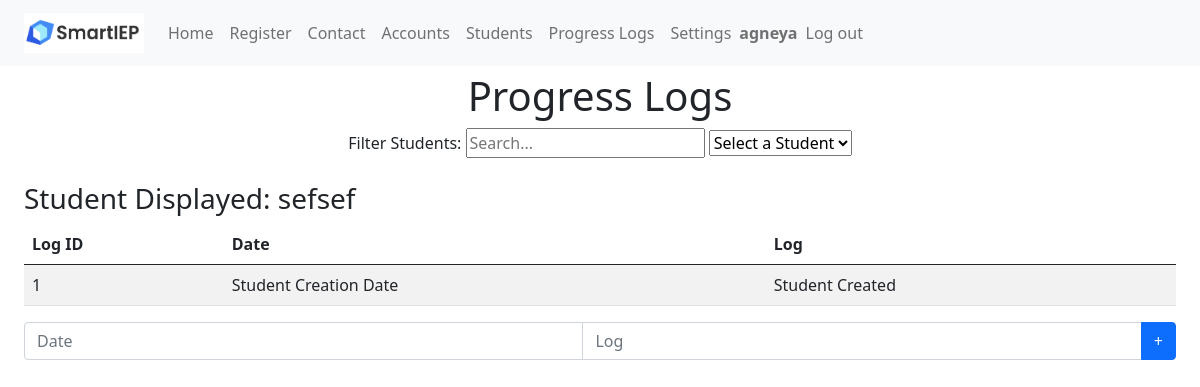
The app's page /logs (signed in), older data.
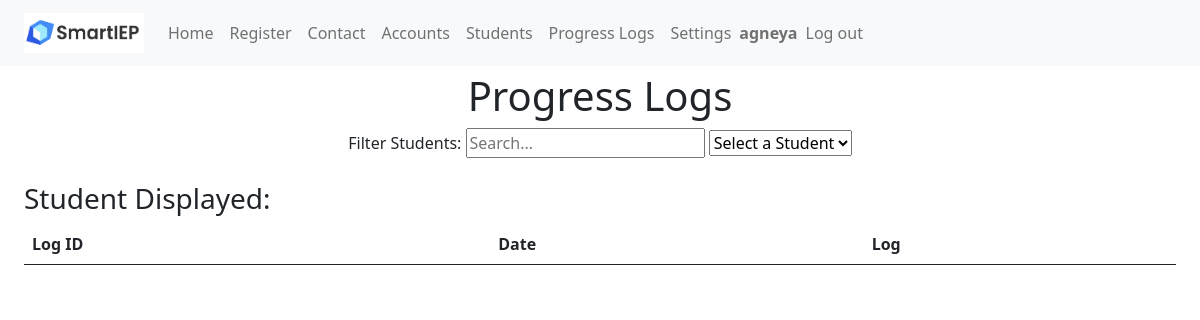
The same page, newer data.
### app.py (models this page shows)
class Students(db.Model):
	__tablename__ = 'students'
	student_id = db.Column(db.Integer, primary_key=True)
	school_id = db.Column(db.Integer)
	name = db.Column(db.String(200),nullable=False)
	grade = db.Column(db.Integer)
	dateofbirth = db.Column(db.String(200),nullable=False)
	casemanager = db.Column(db.String(200),nullable=False)
	tasks = db.Column(db.String(500),nullable=False)
	logs = db.Column(db.String(500),nullable=False)

### app.py (the view)
@main.route("/logs", methods=('GET', 'POST'))
@login_required
def logs():
	if request.method == 'POST':
		student_selected = request.form["selectstudent"]
		global STUDENT_LOG_NAME
		global STUDENT_LOG_ID
		STUDENT_LOG_NAME = student_selected
		student_selected_obj = Students.query.filter_by(name=student_selected).first()
		STUDENT_LOG_ID = student_selected_obj.student_id
		students = Students.query.all()
		return(render_template("progresslogs.html", students=students, student_log_id=STUDENT_LOG_ID))
	else:
		students = Students.query.all()
		return(render_template("progresslogs.html", students=students, student_log_id=STUDENT_LOG_ID))

### app.py (called while the page is built)
@login_manager.user_loader
def load_user(account_id):
    return Accounts.query.get(int(account_id))

@app.context_processor
def utility_processor():
	def parse_tasks(newData):
		if (newData != ""):
			goalArrays = []
			for i in range(MAX_GOALS):
				goalArrays.append([])
			parts = newData[:-1].split(";")
			counter = 0
			for part in parts:
				if part[1] == "[":
					part = re.sub("\[.*?\]","[]",part)
					part = part.replace("[","").replace("]","")
					goalArrays[counter].append(part)
					counter = counter + 1
			for part in parts:
				if part[1] == "(":
					goalKey = int(part[part.find("(")+1:part.find(")")])
					part = re.sub("\(.*?\)","()",part)
					part = part.replace("(","").replace(")","")
					goalArrays[goalKey].append(part)
			return goalArrays
		else:
			return []
	return dict(parse_tasks=parse_tasks)

@app.context_processor
def add_imports():
    return dict(json=json)

### templates/progresslogs.html (shortened to what this page needs)
<!DOCTYPE html>
<html lang="en">
    <head>
        <link href="https://cdn.jsdelivr.net/npm/bootstrap@5.0.2/dist/css/bootstrap.min.css" rel="stylesheet">
    </head>
    <header>
      {% include 'nav.html' %}
    </header>
    <body>
        <div class="content">
            <div style="text-align: center">
                <h1 class="mt-5">Progress Logs</h1>
                <form method = "post" action="/logs">
                    <label for="selectstudent">Filter Students:</label>
                    <input type="text" id="searchInput" onkeyup="filterOptions()" placeholder="Search...">
                    <select id="selectstudent" name="selectstudent" onchange="this.form.submit()" required>
                        <option selected disabled hidden>Select a Student</option>
                    </select>
                </form>
            </div>
            <div class="m-4">
                <h3>Student Displayed: {% if students|length > 0 %} {{ students[student_log_id].name }} {% endif %}</h3>
                <table class="table table-striped">
                    <thead>
                        <tr>
                            <th scope="col">Log ID</th>
                            <th scope="col">Date</th>
                            <th scope="col">Log</th>
                        </tr>
                    </thead>
                    <tbody>
                        {% if students|length > 0 %}
                        {% for json_unit in students[student_log_id].logs[:-1].split("|") %}
                        <tr>
                            <td>{{ json.loads(json_unit)['ID'] }}</td>
                            <td>{{ json.loads(json_unit)['Date'] }}</td>
                            <td>{{ json.loads(json_unit)['Log'] }}</td>
                        </tr>
                        {% endfor %}
                        {% endif %}
                    </tbody>
                </table>
                {% if students|length > 0 %}
                <form action="/modifylogs" method="post">
                    <div class="input-group">
                        <input class="form-control" name="logdate" id="logdate" placeholder="Date">
                        <input class="form-control" name="logtext" id="logtext" placeholder="Log">
                        <button class="btn btn-primary" type="submit">+</button>
                    </div>
                </form>
                {% endif %}
            </div>
        </div>
    </body>
</html>

Row changes from the older to the newer data that the page shows:
removed Students: name "sefsef"
Text that changed along with them:
list line gone: "1 Student Creation Date Student Created"
